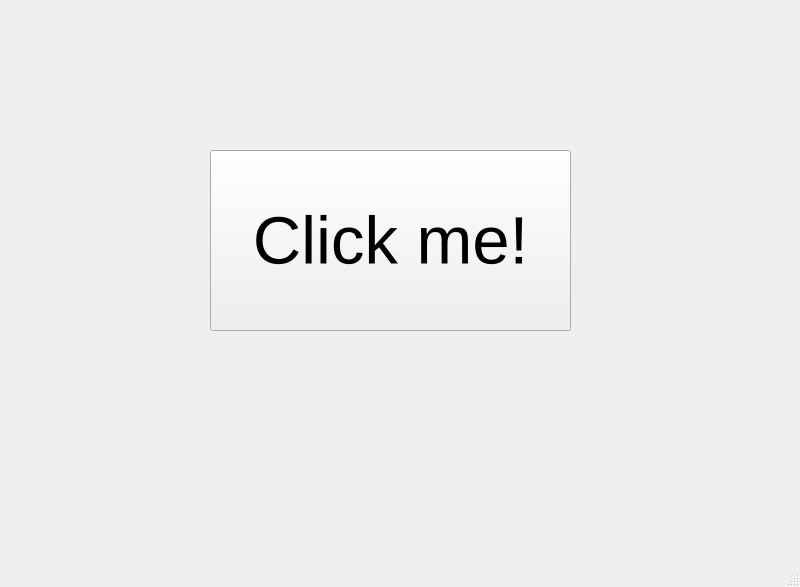
<?xml version="1.0" encoding="UTF-8"?>
<ui version="4.0">
 <class>MainWindow</class>
 <widget class="QMainWindow" name="MainWindow">
  <property name="geometry">
   <rect>
    <x>0</x>
    <y>0</y>
    <width>800</width>
    <height>587</height>
   </rect>
  </property>
  <property name="windowTitle">
   <string>MainWindow</string>
  </property>
  <widget class="QWidget" name="centralwidget">
   <widget class="QPushButton" name="pushButton">
    <property name="geometry">
     <rect>
      <x>210</x>
      <y>150</y>
      <width>361</width>
      <height>181</height>
     </rect>
    </property>
    <property name="font">
     <font>
      <pointsize>50</pointsize>
     </font>
    </property>
    <property name="text">
     <string>Click me!</string>
    </property>
   </widget>
  </widget>
  <widget class="QMenuBar" name="menubar">
   <property name="geometry">
    <rect>
     <x>0</x>
     <y>0</y>
     <width>800</width>
     <height>23</height>
    </rect>
   </property>
  </widget>
  <widget class="QStatusBar" name="statusbar"/>
 </widget>
 <resources/>
 <connections/>
</ui>
